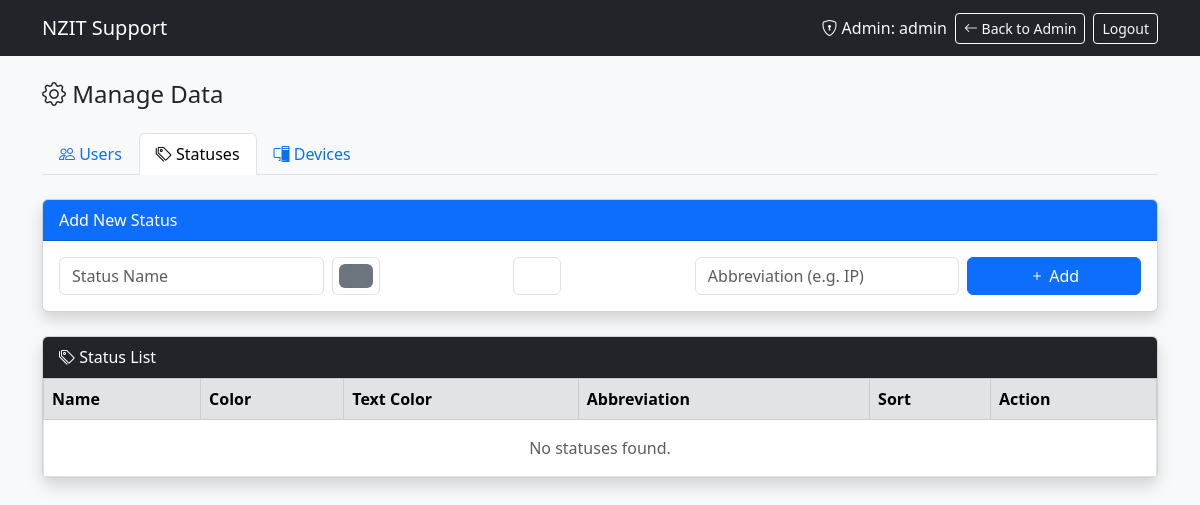
The app's page /manage.php?tab=statuses (signed in), older data.
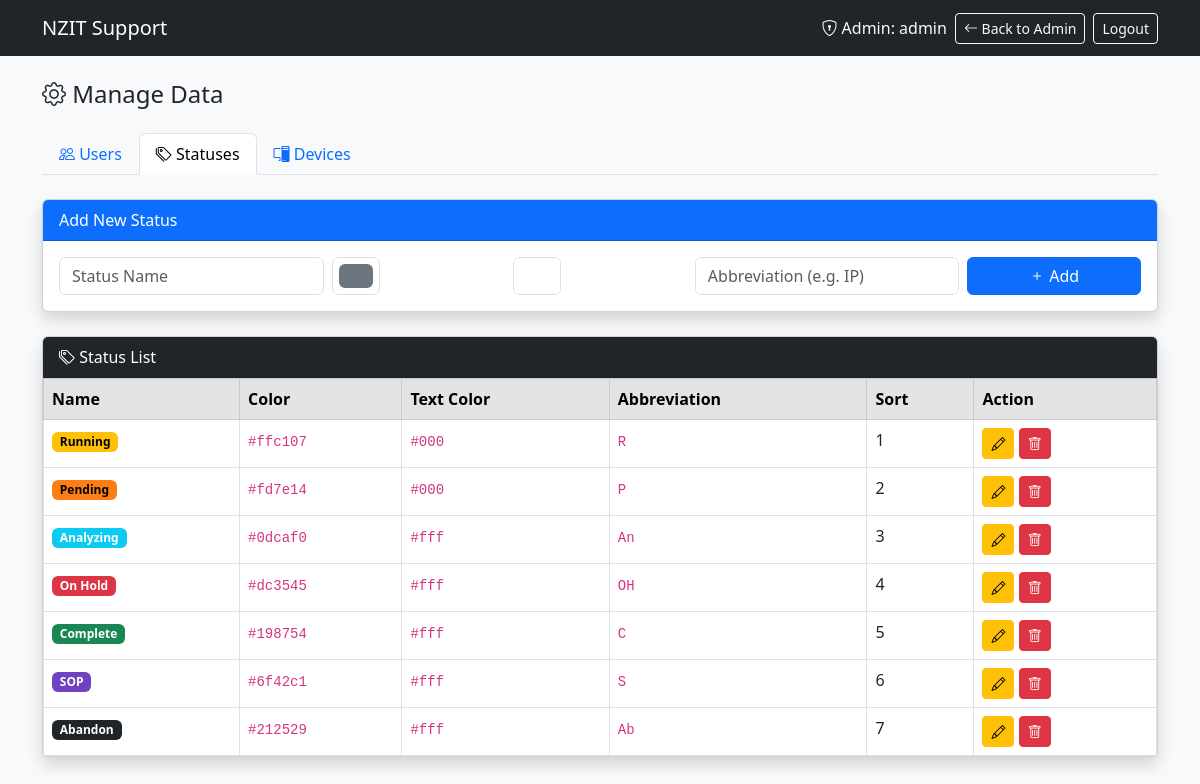
The same page, newer data.
### tables this page shows
CREATE TABLE `statuses` (
  `id` int(11) NOT NULL AUTO_INCREMENT,
  `name` varchar(50) NOT NULL,
  `color` varchar(7) DEFAULT '#6c757d',
  `text_color` varchar(7) DEFAULT '#fff',
  `sort_order` int(11) DEFAULT 0,
  `abbreviation` varchar(10) DEFAULT NULL,
  PRIMARY KEY (`id`),
  UNIQUE KEY `name` (`name`)
);

### manage.php (the view, shortened to what this page needs)
<?php
require_once 'config.php';
$tab = $_GET['tab'] ?? 'users';
$statuses = $conn->query("SELECT * FROM statuses ORDER BY sort_order");
$users = $conn->query("SELECT * FROM user_registry ORDER BY name");
$pending_requests = $conn->query("SELECT * FROM user_requests WHERE status='pending' ORDER BY created_at DESC");
?>
<!DOCTYPE html>
<html lang="en">
<head>
    <link href="https://cdn.jsdelivr.net/npm/bootstrap@5.3.0/dist/css/bootstrap.min.css" rel="stylesheet">
    <link href="https://cdn.jsdelivr.net/npm/bootstrap-icons@1.11.0/font/bootstrap-icons.css" rel="stylesheet">
</head>
<body class="bg-light">
    <nav class="navbar navbar-expand-lg navbar-dark bg-dark">
        <div class="container">
            <a class="navbar-brand" href="index.php">NZIT Support</a>
            <div class="d-flex align-items-center gap-2">
                <span class="text-light">
                    <i class="bi bi-shield-lock"></i> Admin: <?= htmlspecialchars($_SESSION['username']) ?>
                </span>
                <a href="admin.php" class="btn btn-outline-light btn-sm">
                    <i class="bi bi-arrow-left"></i> Back to Admin
                </a>
                <a href="logout.php" class="btn btn-outline-light btn-sm">Logout</a>
            </div>
        </div>
    </nav>
    <div class="container py-4">
        <h4 class="mb-4"><i class="bi bi-gear"></i> Manage Data</h4>
        <ul class="nav nav-tabs mb-4">
            <li class="nav-item">
                <a class="nav-link <?= $tab === 'users' ? 'active' : '' ?>" href="?tab=users">
                    <i class="bi bi-people"></i> Users
                </a>
            </li>
            <li class="nav-item">
                <a class="nav-link <?= $tab === 'statuses' ? 'active' : '' ?>" href="?tab=statuses">
                    <i class="bi bi-tags"></i> Statuses
                </a>
            </li>
            <li class="nav-item">
                <a class="nav-link <?= $tab === 'devices' ? 'active' : '' ?>" href="?tab=devices">
                    <i class="bi bi-pc-display"></i> Devices
                </a>
            </li>
        </ul>
        <?php if ($tab === 'users'): ?>
        <div class="card shadow mb-4">
            <div class="card-header bg-primary text-white">
                <i class="bi bi-person-plus"></i> Add New User
            </div>
            <div class="card-body">
                <form method="post" class="row g-2">
                    <div class="col-md-2">
                        <input type="text" name="oid" class="form-control" placeholder="OID" required>
                    </div>
                    <div class="col-md-3">
                        <input type="text" name="name" class="form-control" placeholder="Full Name" required>
                    </div>
                    <div class="col-md-3">
                        <input type="text" name="designation" class="form-control" placeholder="Designation">
                    </div>
                    <div class="col-md-2">
                        <input type="text" name="department" class="form-control" placeholder="Department">
                    </div>
                    <div class="col-md-1">
                        <input type="text" name="phone" class="form-control" placeholder="Phone">
                    </div>
                    <div class="col-md-1">
                        <button type="submit" name="add_user_registry" class="btn btn-primary w-100">
                            <i class="bi bi-plus"></i>
                        </button>
                    </div>
                </form>
            </div>
        </div>
        <div class="card shadow mb-4">
            <div class="card-header bg-success text-white">
                <i class="bi bi-file-earmark-excel"></i> Import Users from Excel/CSV
            </div>
            <div class="card-body">
                <form method="post" enctype="multipart/form-data" class="row g-2">
                    <div class="col-md-6">
                        <input type="file" name="user_excel" class="form-control" accept=".xlsx,.csv" required>
                    </div>
                    <div class="col-md-2">
                        <button type="submit" name="import_users" class="btn btn-success">
                            <i class="bi bi-upload"></i> Import
                        </button>
                    </div>
                </form>
                <small class="text-muted">Format: OID, Name, Designation, Department, Phone (header row required)</small>
            </div>
        </div>
        <div class="card shadow">
            <div class="card-header bg-dark text-white">
                <i class="bi bi-people"></i> User Registry
            </div>
            <div class="card-body p-0">
                <div class="table-responsive">
                    <table class="table table-bordered mb-0">
                        <thead class="table-secondary">
                            <tr><th>OID</th><th>Name</th><th>Designation</th><th>Department</th><th>Phone</th><th>Action</th></tr>
                        </thead>
                        <tbody>
                            <?php if ($users && $users->num_rows > 0): ?>
                                <?php while ($u = $users->fetch_assoc()): ?>
                                <tr>
                                    <td><code><?= htmlspecialchars($u['oid']) ?></code></td>
                                    <td><?= htmlspecialchars($u['name']) ?></td>
                                    <td><?= htmlspecialchars($u['designation'] ?: '-') ?></td>
                                    <td><?= htmlspecialchars($u['department'] ?: '-') ?></td>
                                    <td><?= htmlspecialchars($u['phone'] ?: '-') ?></td>
                                    <td>
                                        <form method="post" onsubmit="return confirm('Delete this user?')">
                                            <input type="hidden" name="id" value="<?= $u['id'] ?>">
                                            <button type="submit" name="delete_user_registry" class="btn btn-danger btn-sm">
                                                <i class="bi bi-trash"></i>
                                            </button>
                                        </form>
                                    </td>
                                </tr>
                                <?php endwhile; ?>
                            <?php else: ?>
                                <tr><td colspan="6" class="text-center text-muted py-3">No users found.</td></tr>
                            <?php endif; ?>
                        </tbody>
                    </table>
                </div>
            </div>
        </div>
        <?php if ($pending_requests && $pending_requests->num_rows > 0): ?>
        <div class="card shadow mt-4">
            <div class="card-header bg-warning text-dark">
                <i class="bi bi-hourglass-split"></i> Pending User Requests (<?= $pending_requests->num_rows ?>)
            </div>
            <div class="card-body p-0">
                <div class="table-responsive">
                    <table class="table table-bordered mb-0">
                        <thead class="table-warning">
                            <tr><th>OID</th><th>Name</th><th>Designation</th><th>Department</th><th>Phone</th><th>Support Person</th><th>Requested By</th><th>Action</th></tr>
                        </thead>
                        <tbody>
                            <?php while ($rq = $pending_requests->fetch_assoc()): ?>
                            <tr>
                                <td><code><?= htmlspecialchars($rq['oid']) ?></code></td>
                                <td><?= htmlspecialchars($rq['name']) ?></td>
                                <td><?= htmlspecialchars($rq['designation'] ?: '-') ?></td>
                                <td><?= htmlspecialchars($rq['department'] ?: '-') ?></td>
                                <td><?= htmlspecialchars($rq['phone'] ?: '-') ?></td>
                                <td><?= htmlspecialchars($rq['support_person'] ?: '-') ?></td>
                                <td><?= htmlspecialchars($rq['requested_by']) ?></td>
                                <td>
                                    <form method="post" style="display:inline">
                                        <input type="hidden" name="request_id" value="<?= $rq['id'] ?>">
                                        <button type="submit" name="approve_request" class="btn btn-success btn-sm" onclick="return confirm('Approve this user?')">
                                            <i class="bi bi-check-lg"></i> Approve
                                        </button>
                                        <button type="submit" name="reject_request" class="btn btn-danger btn-sm" onclick="return confirm('Reject this request?')">
                                            <i class="bi bi-x-lg"></i> Reject
                                        </button>
                                    </form>
                                </td>
                            </tr>
                            <?php endwhile; ?>
                        </tbody>
                    </table>
                </div>
            </div>
        </div>
        <?php endif; ?>
        <?php elseif ($tab === 'statuses'): ?>
        <div class="card shadow mb-4">
            <div class="card-header bg-primary text-white">
                <i class="bi bi-tag-plus"></i> Add New Status
            </div>
            <div class="card-body">
                <form method="post" class="row g-2">
                    <div class="col-md-3">
                        <input type="text" name="name" class="form-control" placeholder="Status Name" required>
                    </div>
                    <div class="col-md-2">
                        <input type="color" name="color" class="form-control form-control-color" value="#6c757d" title="Background color">
                    </div>
                    <div class="col-md-2">
                        <input type="color" name="text_color" class="form-control form-control-color" value="#ffffff" title="Text color">
                    </div>
                    <div class="col-md-3">
                        <input type="text" name="abbreviation" class="form-control" placeholder="Abbreviation (e.g. IP)">
                    </div>
                    <div class="col-md-2">
                        <button type="submit" name="add_status" class="btn btn-primary w-100">
                            <i class="bi bi-plus"></i> Add
                        </button>
                    </div>
                </form>
            </div>
        </div>
        <div class="card shadow">
            <div class="card-header bg-dark text-white">
                <i class="bi bi-tags"></i> Status List
            </div>
            <div class="card-body p-0">
                <div class="table-responsive">
                    <table class="table table-bordered mb-0">
                        <thead class="table-secondary">
                            <tr><th>Name</th><th>Color</th><th>Text Color</th><th>Abbreviation</th><th>Sort</th><th>Action</th></tr>
                        </thead>
                        <tbody>
                            <?php if ($statuses && $statuses->num_rows > 0): ?>
                                <?php while ($s = $statuses->fetch_assoc()): ?>
                                <tr>
                                    <td>
                                        <span class="badge" style="background:<?= $s['color'] ?>;color:<?= $s['text_color'] ?>">
                                            <?= htmlspecialchars($s['name']) ?>
                                        </span>
                                    </td>
                                    <td><code><?= $s['color'] ?></code></td>
                                    <td><code><?= $s['text_color'] ?></code></td>
                                    <td><code><?= htmlspecialchars($s['abbreviation'] ?: '-') ?></code></td>
                                    <td><?= $s['sort_order'] ?></td>
                                    <td>
                                        <button class="btn btn-warning btn-sm" data-bs-toggle="collapse" data-bs-target="#editStatus<?= $s['id'] ?>">
                                            <i class="bi bi-pencil"></i>
                                        </button>
                                        <form method="post" class="d-inline" onsubmit="return confirm('Delete status <?= htmlspecialchars($s['name']) ?>?')">
                                            <button type="submit" name="delete_status" class="btn btn-danger btn-sm">
                                                <i class="bi bi-trash"></i>
                                            </button>
                                        </form>
                                    </td>
                                </tr>
                                <?php endwhile; ?>
                            <?php else: ?>
                                <tr><td colspan="6" class="text-center text-muted py-3">No statuses found.</td></tr>
                            <?php endif; ?>
                        </tbody>
                    </table>
                </div>
            </div>
        </div>
        <?php endif; ?>
    </div>
</body>
</html>

Row changes from the older to the newer data that the page shows:
added statuses: name "Running", color "#ffc107", text_color "#000", abbreviation "R", sort_order "1"
added statuses: name "Pending", color "#fd7e14", text_color "#000", abbreviation "P", sort_order "2"
added statuses: name "Analyzing", color "#0dcaf0", text_color "#fff", abbreviation "An", sort_order "3"
added statuses: name "On Hold", color "#dc3545", text_color "#fff", abbreviation "OH", sort_order "4"
added statuses: name "Complete", color "#198754", text_color "#fff", abbreviation "C", sort_order "5"
added statuses: name "SOP", color "#6f42c1", text_color "#fff", abbreviation "S", sort_order "6"
added statuses: name "Abandon", color "#212529", text_color "#fff", abbreviation "Ab", sort_order "7"
Text that changed along with them:
text no longer shown: "No statuses found."
